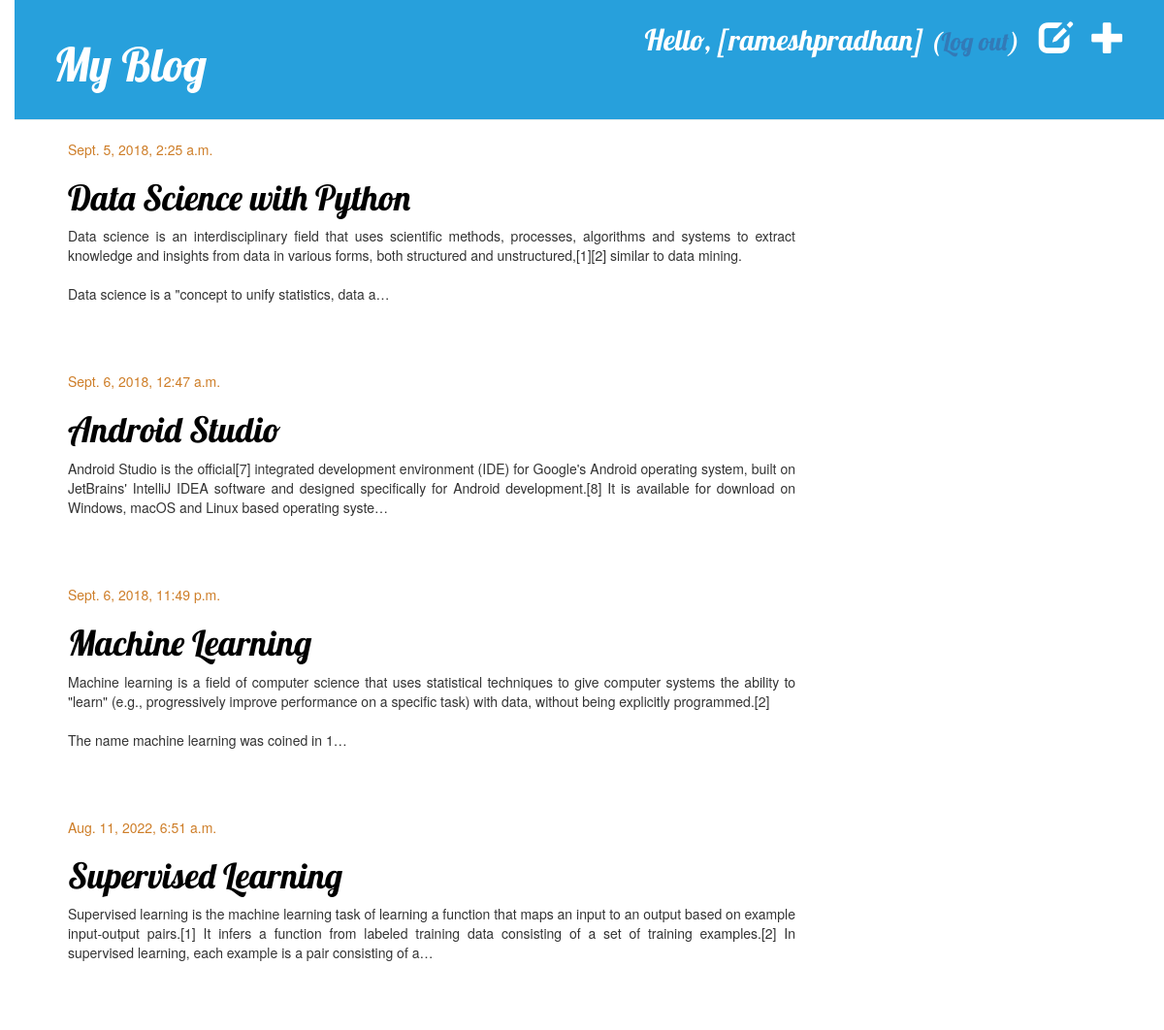
The app's page / (signed in) with its own data.
### blog/models.py (models this page shows, shortened)
class Post(models.Model):
    author = models.ForeignKey("auth.User", on_delete=models.CASCADE)
    title = models.CharField(max_length=200)
    text = models.TextField()
    created_date = models.DateTimeField(default=timezone.now)
    published_date = models.DateTimeField(blank=True, null=True)

### blog/views.py (the view)
def post_list(request):
    posts = Post.objects.filter(published_date__lte=timezone.now()).order_by(
        "published_date"
    )
    return render(request, "blog/post_list.html", {"posts": posts})

### blog/templates/blog/post_list.html
{% extends 'blog/base.html' %}
{% block content %}
{% for post in posts %}
<div class="post">
	{% if post.published_date %}
	<div class="date">
		{{ post.published_date }}
	</div>
	{% else %}
	<a class="btn btn-default" href="{% url 'post_publish' pk=post.pk %}">Publish</a>
	{% endif %}
	<h1><a href="{% url 'post_detail' pk=post.pk %}">{{ post.title }}</a></h1>
	<p align="justify">{{ post.text|linebreaksbr|truncatechars:300 }}</p>
</div>
{% endfor %}
{% endblock %}

### blog/templates/blog/base.html (shortened to what this page needs)
{% load static %}
<html>
<head>
    <link rel="stylesheet" href="//maxcdn.bootstrapcdn.com/bootstrap/3.2.0/css/bootstrap.min.css">
    <link rel="stylesheet" href="//maxcdn.bootstrapcdn.com/bootstrap/3.2.0/css/bootstrap-theme.min.css">
    <link rel="stylesheet" href="{% static 'css/blog.css' %}">
</head>
<body>
    <div class="page-header">
        {% if user.is_authenticated %}
        <a href="{% url 'post_new' %}" class="top-menu"><span class="glyphicon glyphicon-plus"></span></a>
        <a href="{% url 'post_draft_list' %}" class="top-menu"><span class="glyphicon glyphicon-edit"></span></a>
        <p class="top-menu" style="font-family: Lobster; font-size: 30px;">Hello, [{{ user.username }}] <small>(<a href="{% url 'logout' %}">Log out</a>)</small></p>
        {% else %}
        <a href="{% url 'login' %}" class="top-menu"><span class="glyphicon glyphicon-lock"></span></a>
        {% endif %}
        <h1><a href="/">My Blog</a></h1>
    </div>
    <div class="content container">
        <div class="row">
            <div class="col-md-8">
              {% block content %}
              {% endblock %}
          </div>
      </div>
  </div>
</body>
</html>

### blog/static/css/blog.css (style rules this page uses)
body { padding-left: 15px; }
h1 a { color: #27a0dc; font-family: 'Lobster'; }
.page-header { background-color: #27a0dc; margin-top: 0; padding: 20px 20px 20px 40px; }
.page-header h1, .page-header h1 a, .page-header h1 a:visited, .page-header h1 a:active { color: #ffffff; font-size: 36pt; text-decoration: none; }
.content { margin-left: 40px; }
h1, h2, h3, h4 { font-family: 'Lobster', cursive; }
.date { color: #ce7e29; }
.top-menu, .top-menu:hover, .top-menu:visited { color: #ffffff; float: right; font-size: 26pt; margin-right: 20px; }
.post { margin-bottom: 70px; }
.post h1 a, .post h1 a:visited { color: #000000; }

### records on screen
Post: published_date "Sept. 5, 2018, 2:25 a.m.", title "Data Science with Python", text "Data science is an interdisciplinary field that uses scientific methods, processes, algorithms and systems to extract knowledge and insights from data in various forms, both structured and unstructured,[1][2] similar to data mining. Data science is a \"concept to unify statistics, data a…"
Post: published_date "Sept. 6, 2018, 12:47 a.m.", title "Android Studio", text "Android Studio is the official[7] integrated development environment (IDE) for Google's Android operating system, built on JetBrains' IntelliJ IDEA software and designed specifically for Android development.[8] It is available for download on Windows, macOS and Linux based operating syste…"
Post: published_date "Sept. 6, 2018, 11:49 p.m.", title "Machine Learning", text "Machine learning is a field of computer science that uses statistical techniques to give computer systems the ability to \"learn\" (e.g., progressively improve performance on a specific task) with data, without being explicitly programmed.[2] The name machine learning was coined in 1…"
Post: published_date "Aug. 11, 2022, 6:51 a.m.", title "Supervised Learning", text "Supervised learning is the machine learning task of learning a function that maps an input to an output based on example input-output pairs.[1] It infers a function from labeled training data consisting of a set of training examples.[2] In supervised learning, each example is a pair consisting of a…"

### other values on screen
{{ user.username }} "rameshpradhan"
